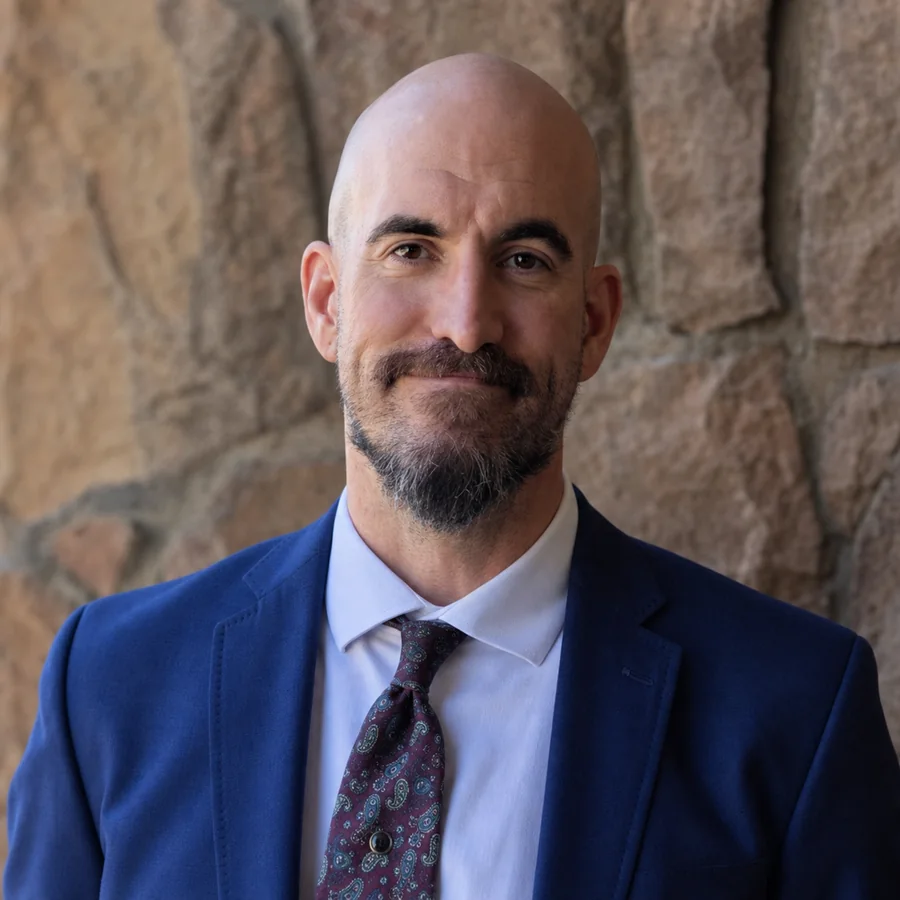
#> input picture phase-1-luminous-prototype/assets/bryan-c-tucker-professional-portrait.webp, 900 x 900 px, given in place of black-opal-button-material-v1-optimized.webp, which was not available
$ python generate_nuncastra_placeholders.py
#> lines starting #> are read from the running program, lines starting #| are printed output that depends on the picture; pictures that were not available may be replaced by others from this repository, and a replacement may not be noted
"""Bake Nuncastra's developing correspondences into small WebP card assets."""

from pathlib import Path

from PIL import Image, ImageDraw, ImageEnhance, ImageFilter, ImageFont, ImageOps


ROOT = Path(__file__).resolve().parent
SOURCE = ROOT / "phase-1-luminous-prototype"
BACKGROUND = SOURCE / "assets/ui-materials/black-opal-button-material-v1-optimized.webp"
DESTINATION = SOURCE / "nuncastra/assets/placeholders"

WIDTH = 216
HEIGHT = 360

CARDS = [
    ("developing-correspondence.webp", "✦", "DEVELOPING\nCORRESPONDENCE"),
    ("lilith.webp", "⚸", "LILITH"),
    ("ceres.webp", "⚳", "CERES"),
    ("pallas.webp", "⚴", "PALLAS"),
    ("juno.webp", "⚵", "JUNO"),
    ("vesta.webp", "⚶", "VESTA"),
    ("ascendant.webp", "ASC", "ASCENDANT"),
    ("midheaven.webp", "MC", "MIDHEAVEN"),
    ("vertex.webp", "Vx", "VERTEX"),
    ("lot-of-fortune.webp", "⊗", "LOT OF\nFORTUNE"),
]


def font(path: str, size: int) -> ImageFont.FreeTypeFont:
    return ImageFont.truetype(str(Path("C:/Windows/Fonts") / path), size=size)


SYMBOL_FONT = font("seguisym.ttf", 78)
ANGLE_FONT = font("georgiab.ttf", 56)
NAME_FONT = font("arialbd.ttf", 18)
SMALL_FONT = font("arialbd.ttf", 9)


def centered_text(draw: ImageDraw.ImageDraw, box, text, text_font, fill, spacing=3):
    bounds = draw.multiline_textbbox((0, 0), text, font=text_font, spacing=spacing, align="center")
    text_width = bounds[2] - bounds[0]
    text_height = bounds[3] - bounds[1]
    left, top, right, bottom = box
    x = left + (right - left - text_width) / 2
    y = top + (bottom - top - text_height) / 2 - bounds[1]
    draw.multiline_text((x, y), text, font=text_font, fill=fill, spacing=spacing, align="center")


def dashed_ellipse(draw: ImageDraw.ImageDraw, box, fill, width=1, dash=13, gap=9):
    angle = 0
    while angle < 360:
        draw.arc(box, angle, min(angle + dash, 360), fill=fill, width=width)
        angle += dash + gap


def create_card(background: Image.Image, glyph: str, label: str) -> Image.Image:
    opal = ImageOps.fit(background, (WIDTH, HEIGHT), method=Image.Resampling.LANCZOS)
    opal = ImageEnhance.Color(opal).enhance(1.18)
    opal = ImageEnhance.Contrast(opal).enhance(1.12).convert("RGBA")

    dark = Image.new("RGBA", (WIDTH, HEIGHT), (1, 7, 8, 0))
    dark_alpha = Image.new("L", (WIDTH, HEIGHT))
    alpha_pixels = dark_alpha.load()
    for y in range(HEIGHT):
        for x in range(WIDTH):
            edge = max(abs(x - WIDTH / 2) / (WIDTH / 2), abs(y - HEIGHT / 2) / (HEIGHT / 2))
            alpha_pixels[x, y] = int(140 + 74 * edge)
    dark.putalpha(dark_alpha)
    card = Image.alpha_composite(opal, dark)

    mask = Image.new("L", (WIDTH, HEIGHT), 0)
    ImageDraw.Draw(mask).rounded_rectangle((1, 1, WIDTH - 2, HEIGHT - 2), radius=19, fill=255)
    card.putalpha(mask)

    glow = Image.new("RGBA", (WIDTH, HEIGHT), (0, 0, 0, 0))
    glow_draw = ImageDraw.Draw(glow)
    glow_draw.ellipse((35, 72, WIDTH - 35, 252), outline=(54, 227, 194, 105), width=6)
    glow = glow.filter(ImageFilter.GaussianBlur(12))
    card = Image.alpha_composite(card, glow)

    draw = ImageDraw.Draw(card)
    draw.rounded_rectangle((2, 2, WIDTH - 3, HEIGHT - 3), radius=18, outline=(216, 157, 55, 255), width=4)
    draw.rounded_rectangle((9, 9, WIDTH - 10, HEIGHT - 10), radius=13, outline=(7, 82, 67, 255), width=3)
    draw.ellipse((35, 72, WIDTH - 35, 252), outline=(231, 188, 91, 145), width=2)
    dashed_ellipse(draw, (57, 94, WIDTH - 57, 230), (121, 97, 205, 170), width=2)

    glyph_font = ANGLE_FONT if glyph in {"ASC", "MC", "Vx"} else SYMBOL_FONT
    centered_text(draw, (24, 108, WIDTH - 24, 214), glyph, glyph_font, (255, 222, 151, 255))
    centered_text(draw, (18, 245, WIDTH - 18, 303), label, NAME_FONT, (255, 225, 160, 255), spacing=1)
    centered_text(draw, (18, 313, WIDTH - 18, 339), "CORRESPONDENCE PENDING", SMALL_FONT, (114, 210, 189, 230))
    return card


def main() -> None:
    DESTINATION.mkdir(parents=True, exist_ok=True)
    background = Image.open(BACKGROUND).convert("RGB")
#> background is the input picture: PIL image 900x900 RGB; mean R, G, B 96.5, 86.7, 92.1
    for filename, glyph, label in CARDS:
        output = DESTINATION / filename
        create_card(background, glyph, label).save(output, "WEBP", quality=80, method=6)
        print(f"{output.relative_to(ROOT)} ({output.stat().st_size} bytes)")
#> this loop made 7 passes
#> pass 1, in create_card, `opal = ImageOps.fit(background, (WIDTH, HEIGHT), method=Image.Resampli..`:
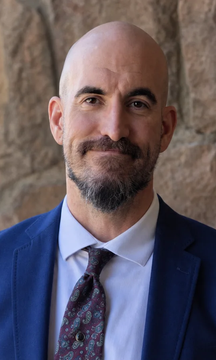
#> opal: PIL image 216x360 RGB; mean R, G, B 97.7, 88, 96.5
#> pass 1, in create_card, `opal = ImageEnhance.Contrast(opal).enhance(1.12).convert("RGBA")`:
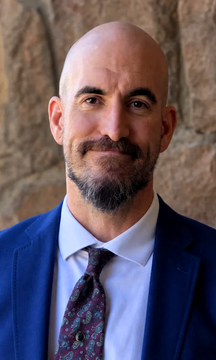
#> opal: PIL image 216x360 RGBA; mean R, G, B, A 98.9, 86, 96.8, 255


if __name__ == "__main__":
#> (the run stopped early here; a loop or call above may not have finished)
